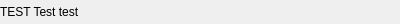
<?xml version="1.0" encoding="UTF-8"?>
<ui version="4.0">
 <class>ShellTreeWidgetItem</class>
 <widget class="QWidget" name="ShellTreeWidgetItem">
  <property name="geometry">
   <rect>
    <x>0</x>
    <y>0</y>
    <width>400</width>
    <height>24</height>
   </rect>
  </property>
  <layout class="QHBoxLayout" name="horizontalLayout">
   <property name="spacing">
    <number>0</number>
   </property>
   <property name="leftMargin">
    <number>0</number>
   </property>
   <property name="topMargin">
    <number>3</number>
   </property>
   <property name="rightMargin">
    <number>0</number>
   </property>
   <property name="bottomMargin">
    <number>3</number>
   </property>
   <item>
    <widget class="QLabel" name="label">
     <property name="text">
      <string>TEST Test test</string>
     </property>
    </widget>
   </item>
  </layout>
 </widget>
 <resources/>
 <connections/>
</ui>
